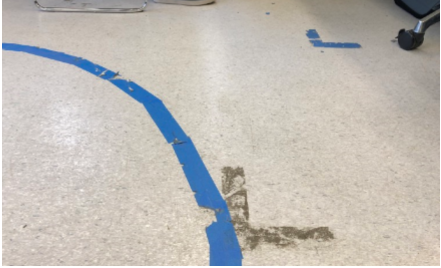
#> input picture Lab 3/dilation.PNG, 441 x 268 px, found by its file name
$ python dilation.py
#> lines starting #> are read from the running program, lines starting #| are printed output that depends on the picture
import cv2
import numpy as np
import matplotlib.pyplot as plt

img = cv2.imread('dilation.png', 0)
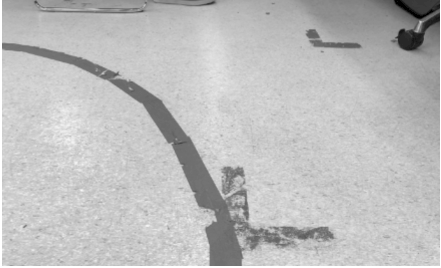
#> img: shape (268, 441); min 0, max 255, mean 189.3
# [6 lines of commented-out code are left out]
centred_img = cv2.copyMakeBorder(img, 0,0,0,10,cv2.BORDER_CONSTANT,value =1)
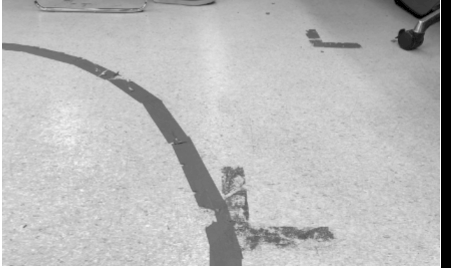
#> centred_img: shape (268, 451); min 0, max 255, mean 185.2

plt.subplot(211),cv2.imshow('image',centred_img)
plt.subplot(212), cv2.imshow('image', img)

cv2.waitKey(0)
